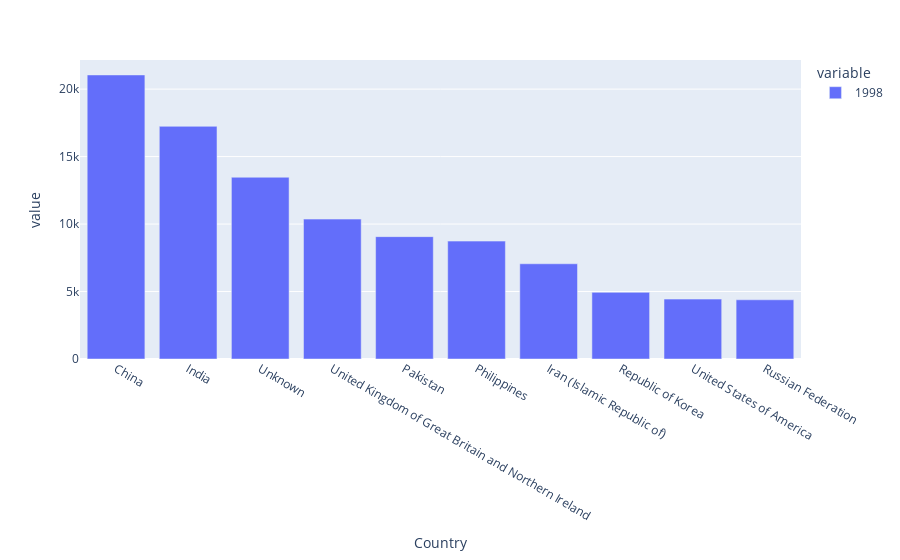

Write notebook code for a chart like this one.
### Code cell
px.bar(df['1998'].sort_values(ascending=False).head(10))

### Figure 1 — Plotly figure (JSON) as saved in the notebook; plotly's stock layout.template omitted (floating-point values rounded to 4 significant figures)
{"data": [{"hovertemplate": "variable=1998<br>Country=%{x}<br>value=%{y}<extra></extra>", "legendgroup": "1998", "marker": {"color": "#636efa", "pattern": {"shape": ""}}, "name": "1998", "orientation": "v", "showlegend": true, "textposition": "auto", "type": "bar", "x": ["China", "India", "Unknown", "United Kingdom of Great Britain and Northern Ireland", "Pakistan", "Philippines", "Iran (Islamic Republic of)", "Republic of Korea", "United States of America", "Russian Federation"], "xaxis": "x", "y": [21049, 17241, 13468, 10367, 9068, 8735, 7057, 4938, 4437, 4388], "yaxis": "y"}], "layout": {"barmode": "relative", "legend": {"title": {"text": "variable"}, "tracegroupgap": 0}, "margin": {"t": 60}, "xaxis": {"anchor": "y", "domain": [0, 1], "title": {"text": "Country"}}, "yaxis": {"anchor": "x", "domain": [0, 1], "title": {"text": "value"}}}}
